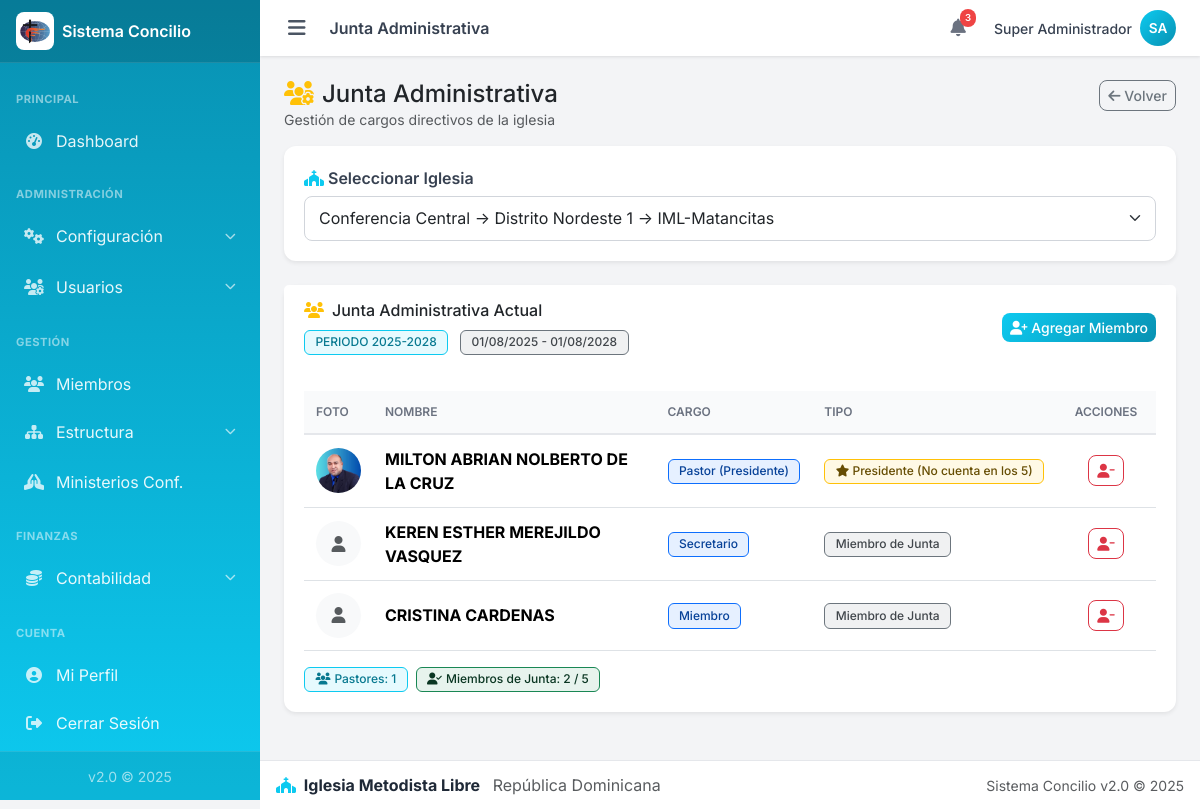
The app's page /admin/estructura/junta/index.php?iglesia_id=40 (signed in) with its own data.
### tables this page shows
CREATE TABLE `juntas` (
  `id` int(11) NOT NULL,
  `iglesia_id` int(11) NOT NULL,
  `periodo_id` int(11) NOT NULL,
  `tipo` enum('5','7') DEFAULT '5',
  `activa` tinyint(1) DEFAULT 1,
  `creado_en` timestamp NOT NULL DEFAULT current_timestamp()
);

CREATE TABLE `periodos_iglesia` (
  `id` int(11) NOT NULL,
  `iglesia_id` int(11) NOT NULL,
  `nombre` varchar(100) NOT NULL,
  `fecha_inicio` date NOT NULL,
  `fecha_fin` date NOT NULL,
  `activo` tinyint(1) DEFAULT 1,
  `creado_en` timestamp NOT NULL DEFAULT current_timestamp()
);

CREATE TABLE `junta_miembros` (
  `id` int(11) NOT NULL,
  `junta_id` int(11) NOT NULL,
  `miembro_id` int(11) NOT NULL,
  `cargo_id` int(11) NOT NULL,
  `es_pastor` tinyint(1) DEFAULT 0,
  `activo` tinyint(1) DEFAULT 1,
  `creado_en` timestamp NOT NULL DEFAULT current_timestamp()
);

CREATE TABLE `miembros` (
  `id` int(11) NOT NULL,
  `iglesia_id` int(11) NOT NULL,
  `familia_id` int(11) DEFAULT NULL,
  `nombre` varchar(100) NOT NULL,
  `apellido` varchar(100) NOT NULL,
  `sexo` enum('M','F') NOT NULL,
  `fecha_nacimiento` date DEFAULT NULL,
  `nacionalidad_id` int(11) DEFAULT NULL,
  `tipo_documento` enum('cedula','pasaporte') DEFAULT 'cedula',
  `numero_documento` varchar(30) DEFAULT NULL,
  `telefono` varchar(30) DEFAULT NULL,
  `direccion` varchar(255) DEFAULT NULL,
  `foto` varchar(255) DEFAULT NULL,
  `estado_civil` enum('soltero','casado','union_libre','divorciado','viudo') DEFAULT 'soltero',
  `nivel_estudio_id` int(11) DEFAULT NULL,
  `carrera_id` int(11) DEFAULT NULL,
  `formacion_continuada` text DEFAULT NULL COMMENT 'Maestría, Doctorado, Diplomados, Especialidades',
  `estado_miembro` enum('en_plena','en_preparacion','miembro_menor') DEFAULT 'en_preparacion',
  `ministerio_id` int(11) DEFAULT NULL,
  `es_bautizado` tinyint(1) NOT NULL DEFAULT 0,
  `fecha_bautismo` date DEFAULT NULL,
  `es_lider` tinyint(1) NOT NULL DEFAULT 0,
  `estado` enum('activo','inactivo','fallecido','trasladado') NOT NULL DEFAULT 'activo',
  `creado_en` timestamp NOT NULL DEFAULT current_timestamp(),
  `actualizado_en` timestamp NOT NULL DEFAULT current_timestamp() ON UPDATE current_timestamp()
);

CREATE TABLE `cargos_junta` (
  `id` int(11) NOT NULL,
  `nombre` varchar(50) NOT NULL,
  `orden` int(11) DEFAULT 0,
  `activo` tinyint(1) DEFAULT 1
);

### admin/includes/seguridad.php (called while the page is built, shortened)
<?php
$ROL_NOMBRE = isset($_SESSION['rol_nombre']) ? $_SESSION['rol_nombre'] : 'sin_rol';

### admin/estructura/junta/index.php (the view, shortened to what this page needs)
<?php
require_once __DIR__ . '/../../includes/header.php';
require_once __DIR__ . '/../../../config/config.php';
$puede_gestionar = in_array($ROL_NOMBRE, ['super_admin', 'pastor', 'secretaria']);
if ($ROL_NOMBRE === 'super_admin') {
    $iglesia_id = (int)($_GET['iglesia_id'] ?? 0);
} else {
    $iglesia_id = $IGLESIA_ID;
}
$iglesias = null;
if ($ROL_NOMBRE === 'super_admin') {
    $iglesias = $conexion->query("SELECT i.*, d.nombre AS distrito_nombre, c.nombre AS conferencia_nombre
                                   FROM iglesias i
                                   INNER JOIN distritos d ON d.id = i.distrito_id
                                   INNER JOIN conferencias c ON c.id = d.conferencia_id
                                   WHERE i.activo = 1
                                   ORDER BY c.nombre, d.nombre, i.nombre");
}
$junta_activa = null;
$miembros_junta = [];
if ($iglesia_id > 0) {
    $stmt = $conexion->prepare("SELECT j.*, p.nombre AS periodo_nombre, p.fecha_inicio, p.fecha_fin
                                FROM juntas j
                                INNER JOIN periodos_iglesia p ON p.id = j.periodo_id
                                WHERE j.iglesia_id = ? AND j.activa = 1
                                LIMIT 1");
    $stmt->bind_param("i", $iglesia_id);
    $stmt->execute();
    $junta_activa = $stmt->get_result()->fetch_assoc();
    if ($junta_activa) {
        $stmt = $conexion->prepare("SELECT jm.*, m.nombre, m.apellido, m.foto, c.nombre AS cargo_nombre, c.orden
                                    FROM junta_miembros jm
                                    INNER JOIN miembros m ON m.id = jm.miembro_id
                                    INNER JOIN cargos_junta c ON c.id = jm.cargo_id
                                    WHERE jm.junta_id = ? AND jm.activo = 1
                                    ORDER BY jm.es_pastor DESC, c.orden, m.nombre");
        $stmt->bind_param("i", $junta_activa['id']);
        $stmt->execute();
        $miembros_junta = $stmt->get_result()->fetch_all(MYSQLI_ASSOC);
    }
}
$periodo_activo = null;
if ($iglesia_id > 0) {
    $stmt = $conexion->prepare("SELECT * FROM periodos_iglesia WHERE iglesia_id = ? AND activo = 1 LIMIT 1");
    $stmt->bind_param("i", $iglesia_id);
    $stmt->execute();
    $periodo_activo = $stmt->get_result()->fetch_assoc();
}
?>
<div class="row mb-3">
    <div class="col-md-8">
        <h1 class="h4 mb-0 text-dark">
            <i class="fas fa-users-cog text-warning me-2"></i>Junta Administrativa
        </h1>
        <p class="text-muted small mb-0">Gestión de cargos directivos de la iglesia</p>
    </div>
    <div class="col-md-4 text-end">
        <a href="../index.php" class="btn btn-sm btn-outline-secondary">
            <i class="fas fa-arrow-left"></i> Volver
        </a>
    </div>
</div>
<?php if ($ROL_NOMBRE === 'super_admin'): ?>
    <div class="card border-0 shadow-sm mb-4">
        <div class="card-body">
            <form method="get">
                <label class="form-label fw-semibold">
                    <i class="fas fa-church text-primary me-1"></i>Seleccionar Iglesia
                </label>
                <select name="iglesia_id" class="form-select" onchange="this.form.submit()">
                    <?php
                    $iglesias->data_seek(0);
                    while ($igl = $iglesias->fetch_assoc()):
                    ?>
                        <option value="<?php echo $igl['id']; ?>" <?php echo $iglesia_id == $igl['id'] ? 'selected' : ''; ?>>
                            <?php echo htmlspecialchars($igl['conferencia_nombre'] . ' → ' . $igl['distrito_nombre'] . ' → ' . $igl['nombre']); ?>
                        </option>
                    <?php endwhile; ?>
                </select>
            </form>
        </div>
    </div>
<?php endif; ?>
<?php if ($iglesia_id === 0): ?>
    <div class="alert alert-info border-0 d-flex align-items-center">
        <i class="fas fa-info-circle fa-2x me-3"></i>
        <div>Seleccione una iglesia para ver su junta administrativa.</div>
    </div>
<?php else: ?>
    <div class="card border-0 shadow-sm mb-4">
        <div class="card-header bg-white border-0 py-3">
            <div class="d-flex justify-content-between align-items-center flex-wrap gap-2">
                <div>
                    <h6 class="mb-1">
                        <i class="fas fa-users text-warning me-2"></i>Junta Administrativa Actual
                    </h6>
                    <?php if ($junta_activa): ?>
                        <div class="mt-2">
                            <span class="badge bg-info bg-opacity-10 text-info border border-info me-2">
                                <?php echo htmlspecialchars($junta_activa['periodo_nombre']); ?>
                            </span>
                            <span class="badge bg-secondary bg-opacity-10 text-secondary border border-secondary">
                                <?php echo date('d/m/Y', strtotime($junta_activa['fecha_inicio'])); ?> -
                                <?php echo date('d/m/Y', strtotime($junta_activa['fecha_fin'])); ?>
                            </span>
                        </div>
                    <?php endif; ?>
                </div>
                <?php if ($puede_gestionar): ?>
                    <div>
                        <?php if ($junta_activa): ?>
                            <a href="asignar.php?junta_id=<?php echo $junta_activa['id']; ?>" class="btn btn-sm btn-primary">
                                <i class="fas fa-user-plus"></i> Agregar Miembro
                            </a>
                        <?php else: ?>
                            <a href="crear.php?iglesia_id=<?php echo $iglesia_id; ?>" class="btn btn-sm btn-primary">
                                <i class="fas fa-plus"></i> Crear Junta
                            </a>
                        <?php endif; ?>
                    </div>
                <?php endif; ?>
            </div>
        </div>
        <div class="card-body">
            <?php if (!$junta_activa): ?>
                <div class="alert alert-light border d-flex align-items-center">
                    <i class="fas fa-info-circle fa-2x me-3 text-muted"></i>
                    <div>
                        No hay junta administrativa configurada para el período activo.
                        <?php if ($puede_gestionar): ?>
                            <a href="crear.php?iglesia_id=<?php echo $iglesia_id; ?>" class="alert-link">Crear junta</a>.
                        <?php endif; ?>
                    </div>
                </div>
            <?php else: ?>
                <div class="table-responsive">
                    <table class="table table-hover table-sm align-middle mb-0">
                        <thead class="table-light">
                            <tr>
                                <th style="width: 60px;">Foto</th>
                                <th>Nombre</th>
                                <th>Cargo</th>
                                <th>Tipo</th>
                                <?php if ($puede_gestionar): ?>
                                    <th style="width: 100px;" class="text-center">Acciones</th>
                                <?php endif; ?>
                            </tr>
                        </thead>
                        <tbody>
                            <?php foreach ($miembros_junta as $mj): ?>
                                <tr>
                                    <td>
                                        <?php if ($mj['foto']): ?>
                                            <img src="../../../uploads/miembros/<?php echo htmlspecialchars($mj['foto']); ?>"
                                                 alt="Foto" class="rounded-circle" style="width: 45px; height: 45px; object-fit: cover;">
                                        <?php else: ?>
                                            <div class="rounded-circle bg-light d-flex align-items-center justify-content-center" style="width: 45px; height: 45px;">
                                                <i class="fas fa-user text-muted"></i>
                                            </div>
                                        <?php endif; ?>
                                    </td>
                                    <td>
                                        <strong><?php echo htmlspecialchars($mj['nombre'] . ' ' . $mj['apellido']); ?></strong>
                                    </td>
                                    <td>
                                        <span class="badge bg-primary bg-opacity-10 text-primary border border-primary">
                                            <?php echo htmlspecialchars($mj['cargo_nombre']); ?>
                                        </span>
                                    </td>
                                    <td>
                                        <?php if ($mj['es_pastor']): ?>
                                            <span class="badge bg-warning bg-opacity-10 text-warning border border-warning">
                                                <i class="fas fa-star"></i> Presidente (No cuenta en los <?php echo $junta_activa['tipo']; ?>)
                                            </span>
                                        <?php else: ?>
                                            <span class="badge bg-secondary bg-opacity-10 text-secondary border border-secondary">
                                                Miembro de Junta
                                            </span>
                                        <?php endif; ?>
                                    </td>
                                    <?php if ($puede_gestionar): ?>
                                        <td class="text-center">
                                            <a href="quitar_miembro.php?id=<?php echo $mj['id']; ?>&junta_id=<?php echo $junta_activa['id']; ?>"
                                               class="btn btn-sm btn-outline-danger"
                                               onclick="return confirm('¿Está seguro de remover este miembro de la junta?');"
                                               title="Remover">
                                                <i class="fas fa-user-minus"></i>
                                            </a>
                                        </td>
                                    <?php endif; ?>
                                </tr>
                            <?php endforeach; ?>
                        </tbody>
                    </table>
                </div>
                <?php
                $total_miembros = 0;
                $total_pastores = 0;
                foreach ($miembros_junta as $mj) {
                    if ($mj['es_pastor']) {
                        $total_pastores++;
                    } else {
                        $total_miembros++;
                    }
                }
                ?>
                <div class="mt-3 d-flex gap-2 flex-wrap">
                    <span class="badge bg-info bg-opacity-10 text-info border border-info">
                        <i class="fas fa-users me-1"></i>Pastores: <?php echo $total_pastores; ?>
                    </span>
                    <span class="badge bg-success bg-opacity-10 text-success border border-success">
                        <i class="fas fa-user-check me-1"></i>Miembros de Junta: <?php echo $total_miembros; ?> / <?php echo $junta_activa['tipo']; ?>
                    </span>
                </div>
            <?php endif; ?>
        </div>
    </div>
<?php endif; ?>
<?php require_once __DIR__ . '/../../includes/footer.php'; ?>

### records on screen
juntas: periodo.nombre "PERIODO 2025-2028", periodo.fecha_inicio "01/08/2025", periodo.fecha_fin "01/08/2028", tipo "5"
junta_miembros: miembro.foto (picture), miembro.apellido "MILTON ABRIAN NOLBERTO DE LA CRUZ", cargo.nombre "Pastor (Presidente)", junta.tipo "5"
junta_miembros: miembro.apellido "KEREN ESTHER MEREJILDO VASQUEZ", cargo.nombre "Secretario", es_pastor "Miembro de Junta"
junta_miembros: miembro.apellido "CRISTINA CARDENAS", cargo.nombre "Miembro", es_pastor "Miembro de Junta"

### other values on screen
$titulo_pagina "Junta Administrativa"
$USUARIO_NOMBRE "Super Administrador"
$iniciales "SA"
$total_pastores "1"
$total_miembros "2"
form field iglesia_id "Conferencia Central → Distrito Nordeste 1 → IML-Matancitas"
